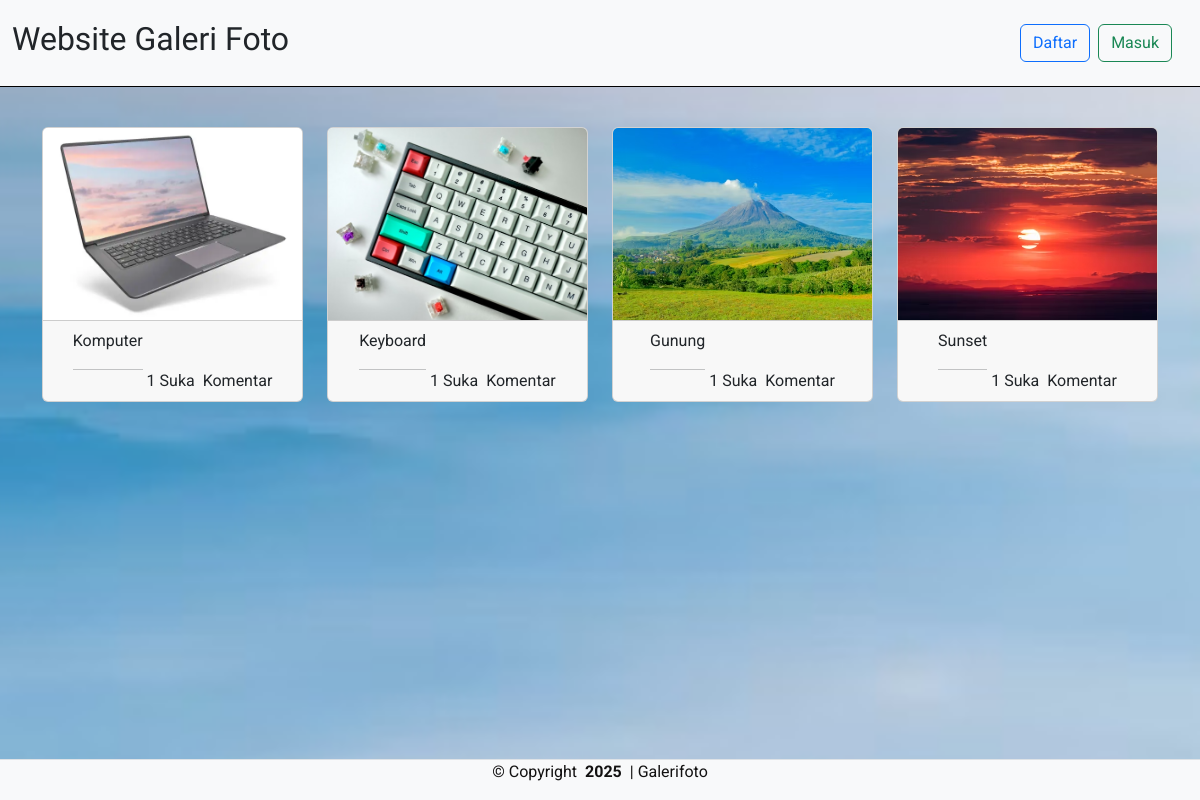
The app's page /frontend/index.php with its own data.
### tables this page shows
CREATE TABLE `foto` (
  `fotoid` int NOT NULL,
  `judulfoto` varchar(255) DEFAULT NULL,
  `deskripsifoto` text,
  `tanggalunggah` date DEFAULT NULL,
  `lokasifile` varchar(255) DEFAULT NULL,
  `albumid` int DEFAULT NULL,
  `userid` int DEFAULT NULL
);

### frontend/index.php (the view, shortened to what this page needs)
<!DOCTYPE html>
<html lang="en">
<head>
    <link href="PhotoFolio-1.0.0/PhotoFolio-1.0.0/assets/vendor/bootstrap/css/bootstrap.min.css" rel="stylesheet">
    <link href="PhotoFolio-1.0.0/PhotoFolio-1.0.0/assets/vendor/bootstrap-icons/bootstrap-icons.css" rel="stylesheet">
    <link href="PhotoFolio-1.0.0/PhotoFolio-1.0.0/assets/vendor/aos/aos.css" rel="stylesheet">
    <link href="PhotoFolio-1.0.0/PhotoFolio-1.0.0/assets/vendor/glightbox/css/glightbox.min.css" rel="stylesheet">
    <link href="PhotoFolio-1.0.0/PhotoFolio-1.0.0/assets/vendor/swiper/swiper-bundle.min.css" rel="stylesheet">
    <link href="PhotoFolio-1.0.0/PhotoFolio-1.0.0/assets/css/main.css" rel="stylesheet">
</head>
<body class="index-page">
    <header id="header" class="header d-flex align-items-center sticky-top bg-light">
        <div class="container position-relative d-flex align-items-center justify-content-between">
            <a href="index.php" class="logo d-flex align-items-center me-auto me-xl-0 ">
                <h2 class="sitename text-dark">Website Galeri Foto</h2>
            </a>
        </div>
        <div class="d-flex justify-content-end me-4">
            <a href="register.php" class="btn btn-outline-primary m-1">Daftar</a>
            <a href="login.php" class="btn btn-outline-success m-1">Masuk</a>
        </div>
    </header>
    <div class="container mt-3">
        <div class="row">
            <?php
            include 'config/koneksi.php';
            $query = mysqli_query($koneksi, "SELECT * FROM foto INNER JOIN album ON foto.albumid=album.albumid");
            while ($data = mysqli_fetch_array($query)) {
                $fotoid = $data['fotoid'];
            ?>
                <div class="col-md-3">
                    <a type="button" data-bs-toggle="modal" data-bs-target="#komentar<?php echo $fotoid; ?>">
                        <div class="card mb-2">
                            <img src="../assets/img/<?php echo htmlspecialchars($data['lokasifile']); ?>"
                                alt=""
                                class="card-img-top"
                                title="<?php echo htmlspecialchars($data['judulfoto']); ?>"
                                style="height: 12rem; object-fit:cover;">
                            <div class="card-footer text-center">
                                <?php
                                echo htmlspecialchars($data['judulfoto']);
                                echo "<hr>";
                                $fotoid = $data['fotoid'];
                                $ceksuka = mysqli_query($koneksi, "SELECT * FROM likefoto WHERE fotoid='$fotoid' ");
                                if (mysqli_num_rows($ceksuka) == 1) { ?>
                                    <a href="../config/proses_like.php?fotoid=<?php echo $fotoid; ?>" name="batalsuka">
                                    </a>
                                <?php } else { ?>
                                    <a href="../config/proses_like.php?fotoid=<?php echo $fotoid; ?>" name="suka">
                                        <i class="fa-regular fa-heart"></i>
                                    </a>
                                <?php }
                                $like = mysqli_query($koneksi, "SELECT * FROM likefoto WHERE fotoid='$fotoid'");
                                echo mysqli_num_rows($like) . ' Suka';
                                ?>
                                <?php
                                $jmlkomen = mysqli_query($koneksi, "SELECT * FROM komentarfoto WHERE fotoid='$fotoid'");
                                echo mysqli_num_rows(result: $jmlkomen) . ' Komentar';
                                ?>
                            </div>
                        </div>
                    </a>
                </div>
            <?php } ?>
        </div>
    </div>
    <footer class="d-flex justify-content-center border-top mt-3
    bg-light fixed-bottom">
        <div class="container">
            <div class="copyright text-center ">
                <p>© <span>Copyright</span> <strong class="px-1 sitename">2025</strong> | <span>Galerifoto</span></p>
            </div>
        </div>
    </footer>
</body>
</html>

### frontend/PhotoFolio-1.0.0/PhotoFolio-1.0.0/assets/css/main.css (style rules this page uses)
:root { --default-font: "Roboto", system-ui, -apple-system, "Segoe UI", Roboto, "Helvetica Neue", Arial, "Noto Sans", "Liberation Sans", sans-serif, "Apple Color Emoji", "Segoe UI Emoji", "Segoe UI Symbol", "Noto Color Emoji"; --heading-font: "Cardo", sans-serif; --nav-font: "Inter", sans-serif; }
:root { --background-color: #000000; --default-color: #121111; --heading-color: #ffffff; --accent-color: #27a776; --surface-color: #1a1a1a; --contrast-color: #ffffff; }
:root { --nav-color: rgba(255, 255, 255, 0.5); --nav-hover-color: #ffffff; --nav-mobile-background-color: #1a1a1a; --nav-dropdown-background-color: #1a1a1a; --nav-dropdown-color: rgba(255, 255, 255, 0.5); --nav-dropdown-hover-color: #ffffff; }
:root { scroll-behavior: smooth; }
body { color: var(--default-color); background-color: var(--background-color); font-family: var(--default-font); }
a { color: var(--accent-color); text-decoration: none; transition: 0.3s; }
h1, h2, h3, h4, h5, h6 { color: var(--heading-color); font-family: var(--heading-font); }
.header { color: var(--default-color); background-color: var(--background-color); padding: 20px 0; transition: all 0.5s; z-index: 997; border-bottom: 1px solid var(--background-color); }
.header .logo { line-height: 1; }
@media (max-width: 1200px) { .header .logo { order: 1; } }

### frontend/index.php (style rules this page uses)
body { background-image: url('./PhotoFolio-1.0.0/PhotoFolio-1.0.0/assets/img/photo1.jpg'); background-size: cover; background-position: center; background-repeat: no-repeat; height: 100vh; }

### records on screen
foto: lokasifile (picture), judulfoto "Komputer", mysqli_num_rows($like) "1"
foto: lokasifile (picture), judulfoto "Keyboard", mysqli_num_rows($like) "1"
foto: lokasifile (picture), judulfoto "Gunung", mysqli_num_rows($like) "1"
foto: lokasifile (picture), judulfoto "Sunset", mysqli_num_rows($like) "1"
